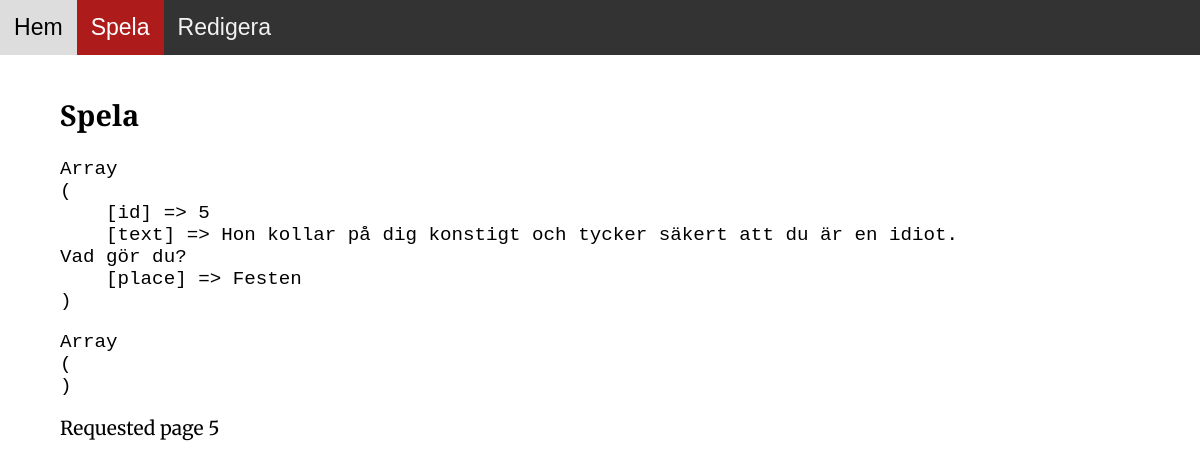
Page /play.php?page=5 on the earlier database version.
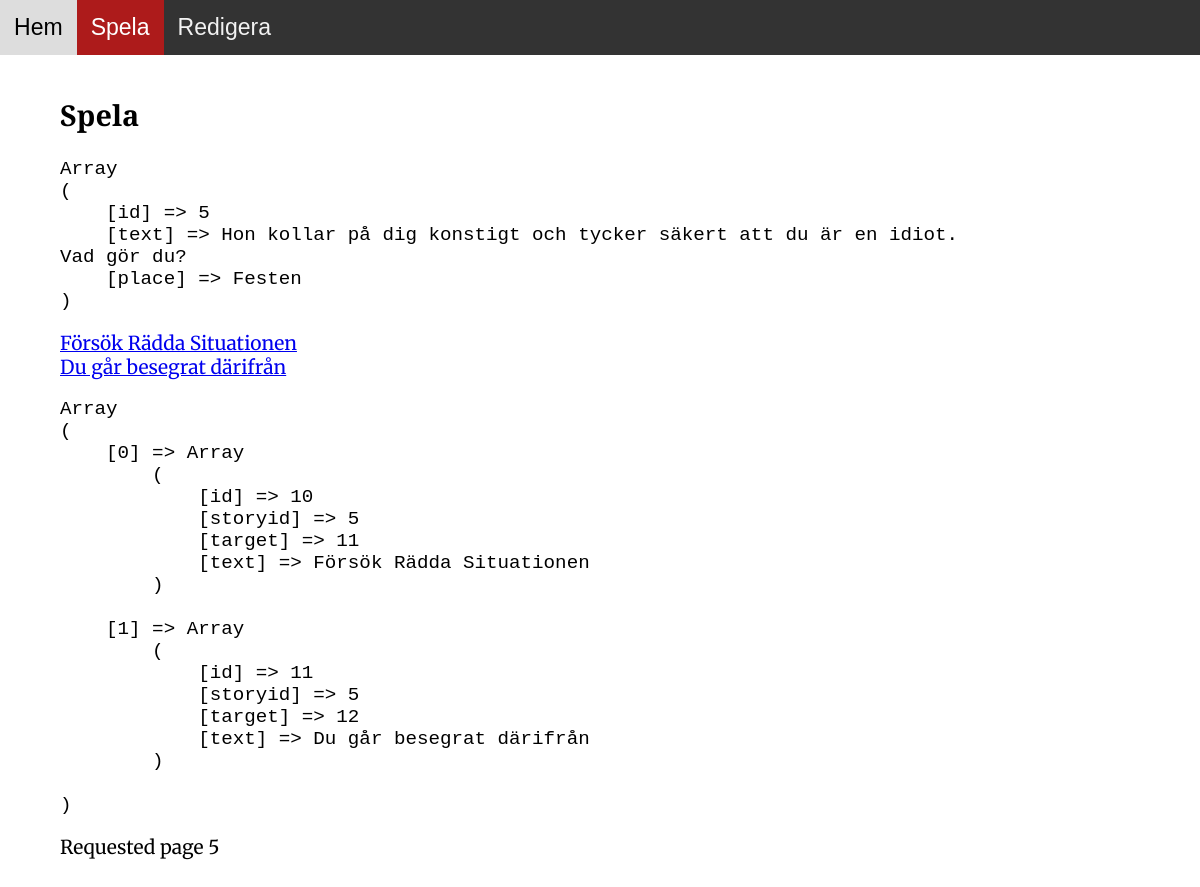
Same page on the later database version.
### tables this page shows
CREATE TABLE `storylinks` (
  `id` int(10) UNSIGNED NOT NULL,
  `storyid` int(10) UNSIGNED NOT NULL,
  `target` int(10) UNSIGNED NOT NULL,
  `text` varchar(128) NOT NULL
);

### play.php (the view, shortened to what this page needs)
<!doctype html>
<html lang="se">
<head>
	<link rel="stylesheet" href="css/style.css">
</head>
<body>
<nav id="navbar">
	<a href="index.php">Hem</a>
	<a class="active" href="play.php?page=1">Spela</a>
	<a href="edit.php">Redigera</a>
</nav>
<main class="content">
	<section>
		<h1>Spela</h1>
<?php
	$dbh = new PDO('mysql:host=localhost;dbname=latriviatarp;charset=utf8mb4', $dbuser, $dbpass);
	if (isset($_GET['page'])) {
		$filteredPage = filter_input(INPUT_GET, "page", FILTER_VALIDATE_INT);
		$stmt = $dbh->prepare("SELECT * FROM story WHERE id = :id");
		$stmt->bindParam(':id', $filteredPage);
		$stmt->execute();
		$row = $stmt->fetch(PDO::FETCH_ASSOC);
		echo "<pre>" . print_r($row,1) . "</pre>";
		$stmt = $dbh->prepare("SELECT * FROM storylinks WHERE storyid = :id");
		$stmt->bindParam(':id', $filteredPage);
		$stmt->execute();
		$row = $stmt->fetchAll(PDO::FETCH_ASSOC);
		foreach ($row as $val) {
			echo "<a href= \" ?page=" . $val['target'] . "\"> " . $val['text'] . "<br></a>";
		}
		echo "<pre>" . print_r($row,1) . "</pre>";
		echo "<p>Requested page " . $filteredPage . "</p>";
	} elseif(isset($_SESSION['page'])) {
	} else {
	}
?>
</main>
</body>
</html>

Differences in the rows shown:
added storylinks: text "Försök Rädda Situationen"
added storylinks: text "Du går besegrat därifrån"
Other differences:
print_r($row,1): "Array ( )" → "Array ( [0] => Array ( [id] => 10 [storyid] => 5 [target] => 11 [text] => Försök Rädda Situationen ) [1] => Array ( [id] => 11 [storyid] => 5 [target] => 12 [text] => Du går besegrat därifrån ) )"
